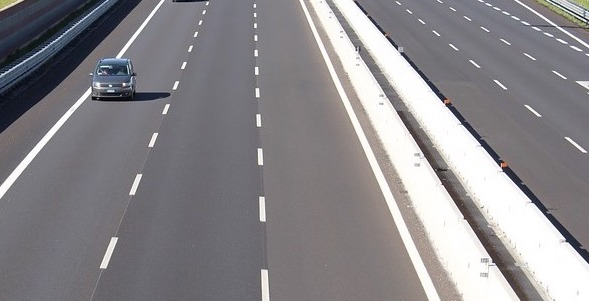
//> input picture data/images/lanes.jpg, 589 x 301 px
$ ./HoughTransform   (built with g++ and OpenCV 4)
//> lines starting //> are read from the running program, lines starting //| are printed output that depends on the picture; after the words box and inside, x2 and y2 are one past the last pixel; in counts of white or black regions, pixels touching at a corner belong together
//
// Created by yhd on 17.03.2020.
//

#include <iostream>
#include <opencv2/opencv.hpp>


int main() {
    cv::Mat img = imread("../data/images/lanes.jpg", cv::IMREAD_COLOR);
//> img is the input picture: 301 rows x 589 cols, CV_8UC3; mean B, G, R 138.2, 134.8, 137.2

    cv::Mat gray;
    cvtColor(img, gray, cv::COLOR_BGR2GRAY);

    cv::Mat edges;
    Canny(gray, edges, 50, 200);
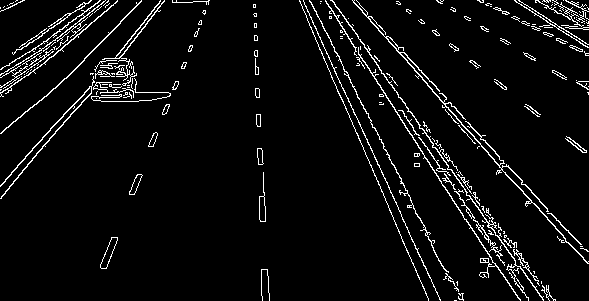
//> edges: 301 rows x 589 cols, CV_8UC1; 5.2% white in thin lines or dots

    std::vector<cv::Vec4i> lines;
    HoughLinesP(edges, lines, 1, CV_PI / 180, 100, 10, 250);
//> lines = 18 lines (x1, y1, x2, y2), first 8: [332, 0, 542, 299], [330, 11, 500, 272], [353, 2, 588, 263], [309, 0, 461, 299], [325, 1, 518, 298], [352, 0, 587, 251], [326, 53, 440, 299], [0, 185, 157, 10]
// Draw lines on the image
    for (size_t i = 0; i < lines.size(); i++) {
        cv::Vec4i line = lines[i];
        cv::line(img, cv::Point(line[0], line[1]), cv::Point(line[2], line[3]), cv::Scalar(255, 0, 0), 3, cv::LINE_AA);
    }
//> this loop made 18 passes
//> line on passes 1 to 12: [332, 0, 542, 299], [330, 11, 500, 272], [353, 2, 588, 263], [309, 0, 461, 299], [325, 1, 518, 298], [352, 0, 587, 251], [326, 53, 440, 299], [0, 185, 157, 10], [427, 85, 587, 263], [1, 196, 160, 6], [337, 15, 528, 299], [354, 0, 522, 180]
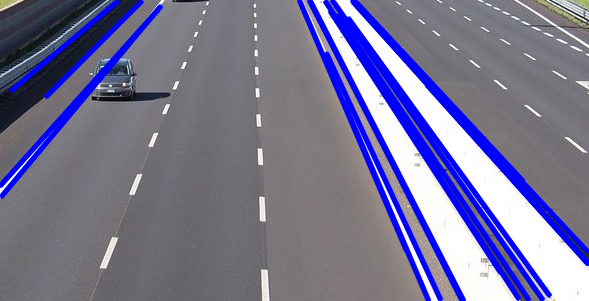
//> img: 301 rows x 589 cols, CV_8UC3; 13.08% of pixels changed, all inside (x1, y1, x2, y2) = (0, 0, 589, 301)

    imshow("Hough Lines", img);
    cv::waitKey(0);

}
